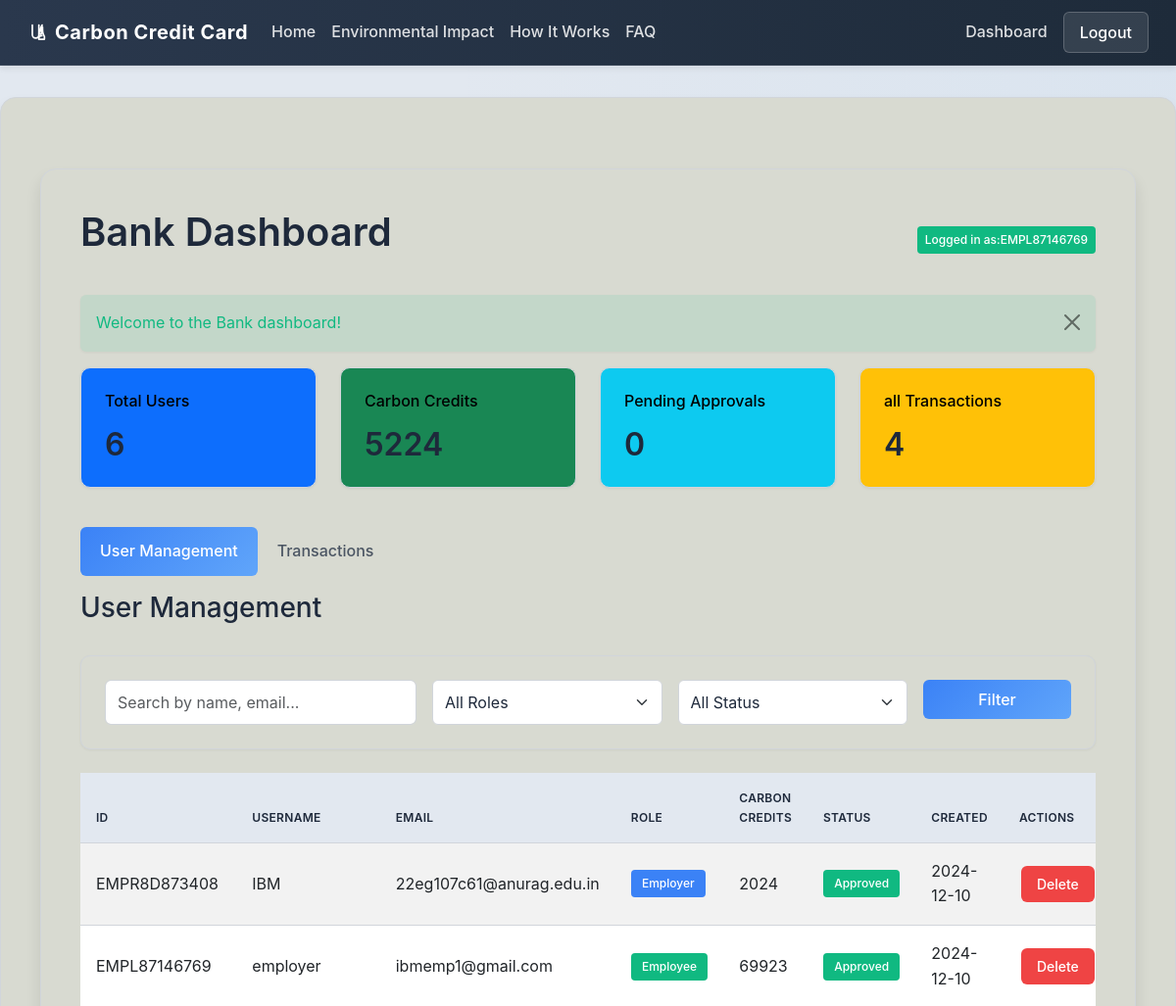
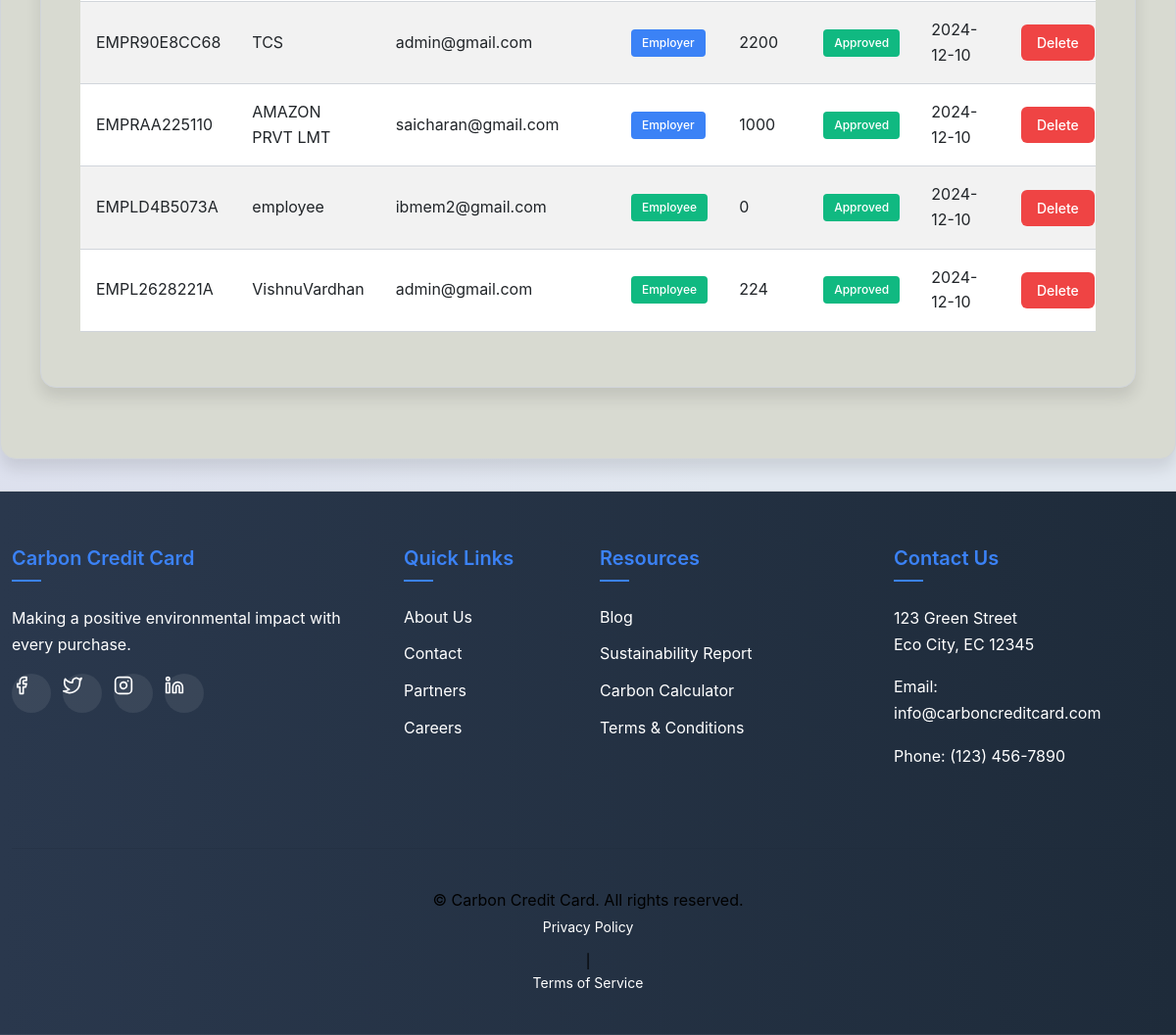
/bank/dashboard (signed in), run on the app's committed database (2 pictures, top to bottom).
### app/models.py (models this page shows)
class Employee(db.Model):
    __tablename__ = 'employees'
    id = db.Column(db.Integer, primary_key=True)
    credits=db.Column(db.Integer , default=0)
    employee_id = db.Column(db.String(20), unique=True, nullable=False, default=generate_employee_id)
    first_name = db.Column(db.String(50), nullable=False)
    last_name = db.Column(db.String(50), nullable=False)
    email = db.Column(db.String(120), unique=True, nullable=False)
    phone = db.Column(db.String(20), nullable=False)
    password = db.Column(db.String(255), nullable=False)
    employer_id = db.Column(db.String(20), db.ForeignKey('employers.employer_id', ondelete='CASCADE'), nullable=False)
    is_active = db.Column(db.Boolean, default=False)
    created_at = db.Column(db.DateTime(timezone=True), server_default=func.now())
    trips = db.relationship('Trip', backref='employee', cascade='all, delete', passive_deletes=True)

class Employer(db.Model):
    __tablename__ = 'employers'
    id = db.Column(db.Integer, primary_key=True)
    employer_id = db.Column(db.String(20), unique=True, nullable=False, default=generate_employer_id)
    company_name = db.Column(db.String(100), nullable=False)
    first_name = db.Column(db.String(50), nullable=False)
    last_name = db.Column(db.String(50), nullable=False)
    email = db.Column(db.String(120), unique=True, nullable=False)
    phone = db.Column(db.String(20), nullable=False)
    password = db.Column(db.String(255), nullable=False)
    credits = db.Column(db.Integer, default=1000)
    is_approved = db.Column(db.Boolean, default=False)
    created_at = db.Column(db.DateTime(timezone=True), server_default=func.now())
    employees = db.relationship('Employee', backref='employer', cascade='all, delete', passive_deletes=True)

### app/routes.py (the view)
@main.route('/bank/dashboard')
def bankdashboardPage():
    if "role" not in session:
        return redirect(url_for('loginPage'))
    import random
    users=Employee.query.all()+Employer.query.all()
    random.shuffle(users)
    print(users)
    context={"users":users,
             "isEmployee":isEmployee,
             "total_users":Employee.query.count()+Employer.query.count(),
             "total_credits":sum(i.credits for i in Employer.query.all()),
             "pending_accounts":Employer.query.filter_by(is_approved=False).count(),
             "total_transaction":Trade.query.count(),
             "trades":Trade.query.all()}
    return render_template('bank/dashboard.html',**context)

### app/templates/bank/dashboard.html (shortened to what this page needs)
{% extends "base.html" %}  {% block extra_css %}
<link rel="stylesheet" href="../../static/css/dashboard/admin.css" />
{% endblock %} {% block content %}
<div class="container py-4">
  <div class="d-flex justify-content-between align-items-center mb-4">
    <h1>Bank Dashboard</h1>
    <div>
      <span class="badge bg-success p-2">
        Logged in as:{{ session['user']}}
      </span>
    </div>
  </div>
  <div class="alert alert-success alert-dismissible fade show" role="alert">
    Welcome to the Bank dashboard!
    <button
      type="button"
      class="btn-close"
      data-bs-dismiss="alert"
      aria-label="Close"
    ></button>
  </div>
  <div class="row mb-4">
    <div class="col-md-3">
      <div class="card bg-primary text-white mb-3 dashboard-stats">
        <div class="card-body">
          <h5 class="card-title">Total Users</h5>
          <h2 class="mb-0">{{total_users}}</h2>
        </div>
      </div>
    </div>
    <div class="col-md-3">
      <div class="card bg-success text-white mb-3 dashboard-stats">
        <div class="card-body">
          <h5 class="card-title">Carbon Credits</h5>
          <h2 class="mb-0">{{total_credits}}</h2>
        </div>
      </div>
    </div>
    <div class="col-md-3">
      <div class="card bg-info text-white mb-3 dashboard-stats">
        <div class="card-body">
          <h5 class="card-title">Pending Approvals</h5>
          <h2 class="mb-0">{{pending_accounts}}</h2>
        </div>
      </div>
    </div>
    <div class="col-md-3">
      <div class="card bg-warning text-dark mb-3 dashboard-stats">
        <div class="card-body">
          <h5 class="card-title">all Transactions</h5>
          <h2 class="mb-0">{{total_transaction}}</h2>
        </div>
      </div>
    </div>
  </div>
  <div class="row">
    <div class="col-12">
      <ul class="nav nav-pills mb-3" id="admin-tabs" role="tablist">
        <li class="nav-item" role="presentation">
          <button
            class="nav-link active"
            id="users-tab"
            data-bs-toggle="pill"
            data-bs-target="#users"
            type="button"
            role="tab"
            aria-controls="users"
            aria-selected="true"
          >
            User Management
          </button>
        </li>
        <li class="nav-item" role="presentation">
          <button
            class="nav-link"
            id="transactions-tab"
            data-bs-toggle="pill"
            data-bs-target="#transactions"
            type="button"
            role="tab"
            aria-controls="transactions"
            aria-selected="false"
          >
            Transactions
          </button>
        </li>
      </ul>
      <div class="tab-content" id="admin-tabsContent">
        <div
          class="tab-pane fade show active"
          id="users"
          role="tabpanel"
          aria-labelledby="users-tab"
        >
          <div class="d-flex justify-content-between mb-3">
            <h3>User Management</h3>
          </div>
          <div class="card mb-4">
            <div class="card-body">
              <form class="row g-3" method="GET">
                <div class="col-md-4">
                  <input
                    type="text"
                    class="form-control"
                    name="search"
                    placeholder="Search by name, email..."
                  />
                </div>
                <div class="col-md-3">
                  <select class="form-select" name="role">
                    <option value="">All Roles</option>
                  </select>
                </div>
                <div class="col-md-3">
                  <select class="form-select" name="status">
                    <option value="">All Status</option>
                  </select>
                </div>
                <div class="col-md-2">
                  <button type="submit" class="btn btn-primary w-100">
                    Filter
                  </button>
                </div>
              </form>
            </div>
          </div>
          <div class="table-responsive">
            <table class="table table-striped table-hover">
              <thead>
                <tr>
                  <th>ID</th>
                  <th>Username</th>
                  <th>Email</th>
                  <th>Role</th>
                  <th>Carbon Credits</th>
                  <th>Status</th>
                  <th>Created</th>
                  <th>Actions</th>
                </tr>
              </thead>
              <tbody>
                {% for user in users %} {% if user.employee_id %}
                <tr>
                  <td>{{ user.employee_id }}</td>
                  <td>{{ user.first_name }}</td>
                  <td>{{ user.email }}</td>
                  <td><span class="badge bg-success">Employee</span></td>
                  <td>{{ user.credits }}</td>
                  <td>
                    <span
                      class="badge bg-{% if user.is_active==1 %}success{% else %}danger{% endif %}"
                    >
                      {% if user.is_active==1 %}Approved{% else %}Rejected{%
                      endif %}
                    </span>
                  </td>
                  <td>2024-12-10</td>
                  <td>
                    <div class="btn-group">
                      <a
                        href="{{ url_for('main.delete_user', user_id=user.employee_id, usertype='employee') }}"
                        class="btn btn-sm btn-danger"
                      >
                        Delete
                      </a>
                    </div>
                  </td>
                </tr>
                {% else %}
                <tr>
                  <td>{{ user.employer_id }}</td>
                  <td>{{ user.company_name }}</td>
                  <td>{{ user.email }}</td>
                  <td><span class="badge bg-primary">Employer</span></td>
                  <td>{{ user.credits }}</td>
                  <td>
                    <span
                      class="badge bg-{% if user.is_approved==1 %}success{% else %}warning{% endif %}"
                    >
                      {% if user.is_approved==1 %}Approved{% else %}Pending{%
                      endif %}
                    </span>
                  </td>
                  <td>2024-12-10</td>
                  <td>
                    <div class="btn-group">
                      <a
                        href="{{ url_for('main.delete_user', user_id=user.employer_id, usertype='employer') }}"
                        class="btn btn-sm btn-danger"
                      >
                        Delete
                      </a>
                    </div>
                  </td>
                </tr>
                {% endif %} {% endfor %}
              </tbody>
            </table>
          </div>
        </div>
      </div>
    </div>
  </div>
</div>
{% endblock %}

### app/static/css/base.css (style rules this page uses)
:root { --bg-dark: #f8fafc; --bg-darker: #e2e8f0; --bg-surface: #d8dad1; --border-color: #d1d5db; --text-primary: #1e293b; --text-secondary: #4b5563; --primary-color: #3b82f6; --primary-dark: #2563eb; --secondary-color: #8b5cf6; --accent-color: #0ea5e9; --success-color: #10b981; --warning-color: #f59e0b; --danger-color: #ef4444; --gradient-primary: linear-gradient(135deg, #3b82f6, #60a5fa); --gradient-hover: linear-gradient(135deg, #2563eb, #3b82f6); --shadow-sm: 0 1px 3px rgba(0, 0, 0, 0.05); --shadow-md: 0 4px 6px rgba(0, 0, 0, 0.06); --shadow-lg: 0 10px 15px rgba(0, 0, 0, 0.1); }
body { background-color: var(--bg-dark); color: var(--text-primary); font-family: "Inter", "Segoe UI", Tahoma, Geneva, Verdana, sans-serif; min-height: 100vh; display: flex; flex-direction: column; line-height: 1.6; }
.container.py-4 { background-color: var(--bg-surface); border-radius: 1rem; margin-top: 2rem; margin-bottom: 2rem; padding: 2.5rem !important; box-shadow: var(--shadow-lg); border: 1px solid var(--border-color); }
h1, h2, h3, h4, h5, h6 { color: var(--text-primary); font-weight: 600; margin-bottom: 1rem; }
.btn { font-weight: 500; border-radius: 6px; padding: 0.5rem 1.25rem; transition: all 0.3s; }
.card { background-color: var(--bg-surface); border: 1px solid var(--border-color); border-radius: 0.75rem; overflow: hidden; transition: all 0.3s; box-shadow: var(--shadow-sm); }
.card-body { padding: 1.5rem; }
.card-title { font-weight: 600; margin-bottom: 1rem; color: var(--primary-color); }
.form-control, .form-select { background-color: rgba(42, 60, 77, 0.6); border: 1px solid var(--border-color); border-radius: 6px; color: var(--text-primary); padding: 0.65rem 1rem; transition: all 0.2s; }
.table { color: var(--text-primary); border-color: var(--border-color); }
.table th { font-weight: 600; border-bottom-width: 1px; border-color: var(--border-color); color: var(--primary-color); }
.table td { border-color: var(--border-color); padding: 0.75rem 1rem; }
.badge { font-weight: 500; padding: 0.35em 0.65em; border-radius: 4px; }
.card { background-color: #131f2c; border: 1px solid var(--border-color); border-radius: 0.75rem; box-shadow: var(--shadow-md); }
.card-title { color: var(--primary-color); }

### data on the page
Employee: user "EMPL87146769", employee_id "EMPL87146769", first_name "employer", email "ibmemp1@gmail.com", credits "69923", is_active "Approved"
Employer: employer_id "EMPR8D873408", company_name "IBM", email "22eg107c61@anurag.edu.in", credits "2024", is_approved "Approved"
Employer: employer_id "EMPR90E8CC68", company_name "TCS", email "admin@gmail.com", credits "2200", is_approved "Approved"
Employer: employer_id "EMPRAA225110", company_name "AMAZON PRVT LMT", email "saicharan@gmail.com", credits "1000", is_approved "Approved"
Employee: employee_id "EMPLD4B5073A", first_name "employee", email "ibmem2@gmail.com", credits "0", is_active "Approved"
Employee: employee_id "EMPL2628221A", first_name "VishnuVardhan", email "admin@gmail.com", credits "224", is_active "Approved"

### other printed values
{{ total_users }} "6"
{{ total_credits }} "5224"
{{ pending_accounts }} "0"
{{ total_transaction }} "4"
